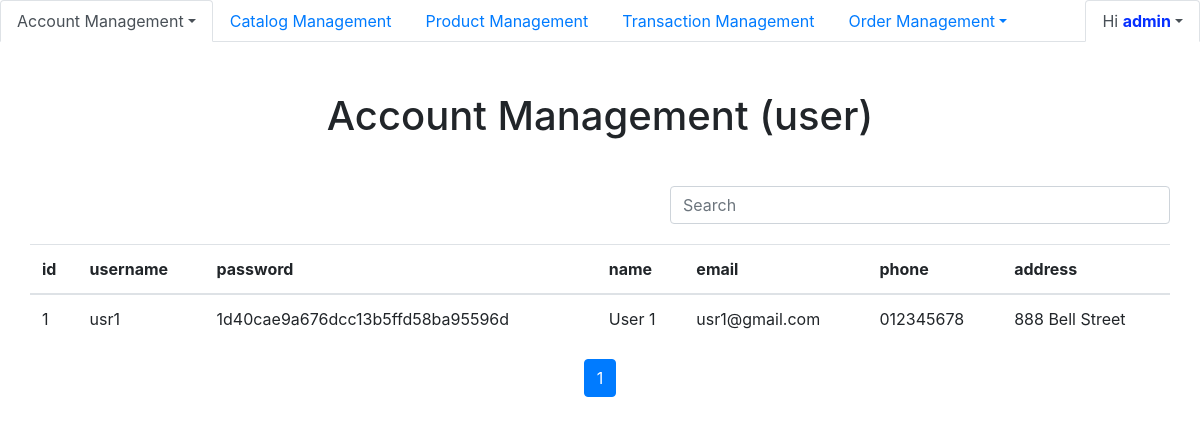
/Admin/Account_Management/user.php (signed in), run on the app's committed database.
### tables this page shows
CREATE TABLE `user` (
  `id` int(11) NOT NULL,
  `name` varchar(100) DEFAULT NULL,
  `email` varchar(100) DEFAULT NULL,
  `phone` varchar(15) DEFAULT NULL,
  `address` varchar(128) DEFAULT NULL,
  `username` varchar(100) DEFAULT NULL,
  `password` varchar(100) DEFAULT NULL
);

### Admin/Account_Management/user.php (the view, shortened to what this page needs)
<?php
    require_once '../Ultility/Connectdb.php';
    $conn = new mysqli($host , $username, $password, $database, $port);
?>
<!DOCTYPE html>
<html lang="en">
<head>
    <link rel="stylesheet" href="https://maxcdn.bootstrapcdn.com/bootstrap/4.5.2/css/bootstrap.min.css">
</head>
<body>
<nav>
        <ul class="nav nav-tabs">
            <li class="nav-item">
            <a class="nav-link dropdown-toggle active" data-toggle="dropdown" href="../Account_Management/admin.php">Account Management</a>
            </li>
            <li class="nav-item">
                <a class="nav-link" href="../Catalog_Management/catalog.php">Catalog Management</a>
            </li>
            <li class="nav-item">
                <a class="nav-link" href="../Product_Management/product.php">Product Management</a>
            </li>
            <li class="nav-item">
                <a class="nav-link" href="../Transaction_Management/transaction.php">Transaction Management</a>
            </li>
            <li class="nav-item">
            <a class="nav-link dropdown-toggle" data-toggle="dropdown" href="../Account_Management/admin.php">Order Management</a>
            </li>
            <li class="nav-item nav ml-auto">
                <a class="nav-link dropdown-toggle active" data-toggle="dropdown" href="#">Hi <strong style="color: #052fff;"><?php echo $_SESSION['username'] ?></strong></a>
            </li>
        </ul>
    </nav>
    <main style="padding: 30px;">
        <div style="text-align: center; margin-bottom:20px; margin-top:20px"><h1>Account Management (user)</h1></div>
        <div class="row">
            <div class="col-lg-6"></div>
            <div class="col-lg-6">
                <form method="get">
                    <div class="form-group">
                        <input type="text" class="form-control" placeholder="Search" id="search" name="search" style="width: 500px;  float:right; margin-top: 10px; margin-bottom:20px;">
                    </div>
                 </form>
            </div>
        </div>
        <table class="table table-hover">
        <thead>
            <tr>
                <th>id</th>
                <th>username</th>
                <th>password</th>
                <th>name</th>
                <th>email</th>
                <th>phone</th>
                <th>address</th>
            </tr>
        </thead>
        <tbody>
<?php
    $additionalQuery = '';
    $limit = 5;
    $page = 1;
    $firstIndex = ($page - 1)*$limit;
    $query = 'Select * from user where 1 '.$additionalQuery.' limit '.$firstIndex.', '.$limit;
    $result = $conn->query($query);
    while($row = mysqli_fetch_array($result))
    {
        echo "<tr>";
        echo "<td>".++$firstIndex. "</td>";
        echo "<td>".$row['username']. "</td>";
        echo "<td>".$row['password']. "</td>";
        echo "<td>".$row['name']. "</td>";
        echo "<td>".$row['email']. "</td>";
        echo "<td>".$row['phone']. "</td>";
        echo "<td>".$row['address']. "</td>";
        echo "</tr>";
    }
?>
        </tbody>
        </table>
<?php
    $GetPageNum = $conn->query('select count(id) as total from user where 1 '. $additionalQuery);
    $PageNum = mysqli_fetch_array($GetPageNum);
    $number = ceil($PageNum['total']/$limit);
?>
        <ul class="pagination" style="justify-content: center;">
<?php
    for($i=0; $i<$number; $i++)
    {
        if($page == ($i+1))
        {
            echo '<li class="page-item active"><a class="page-link" href="?page='.($i+1).'">'.($i+1).'</a></li>';
        }else{
            echo '<li class="page-item"><a class="page-link" href="?page='.($i+1).'">'.($i+1).'</a></li>';
        }
    }
?>
        </ul>
    </main>
</body>
</html>

### data on the page
user: username "usr1", password "1d40cae9a676dcc13b5ffd58ba95596d", name "User 1", email "usr1@gmail.com", phone "012345678", address "888 Bell Street"

### other printed values
$_SESSION['username'] "admin"
